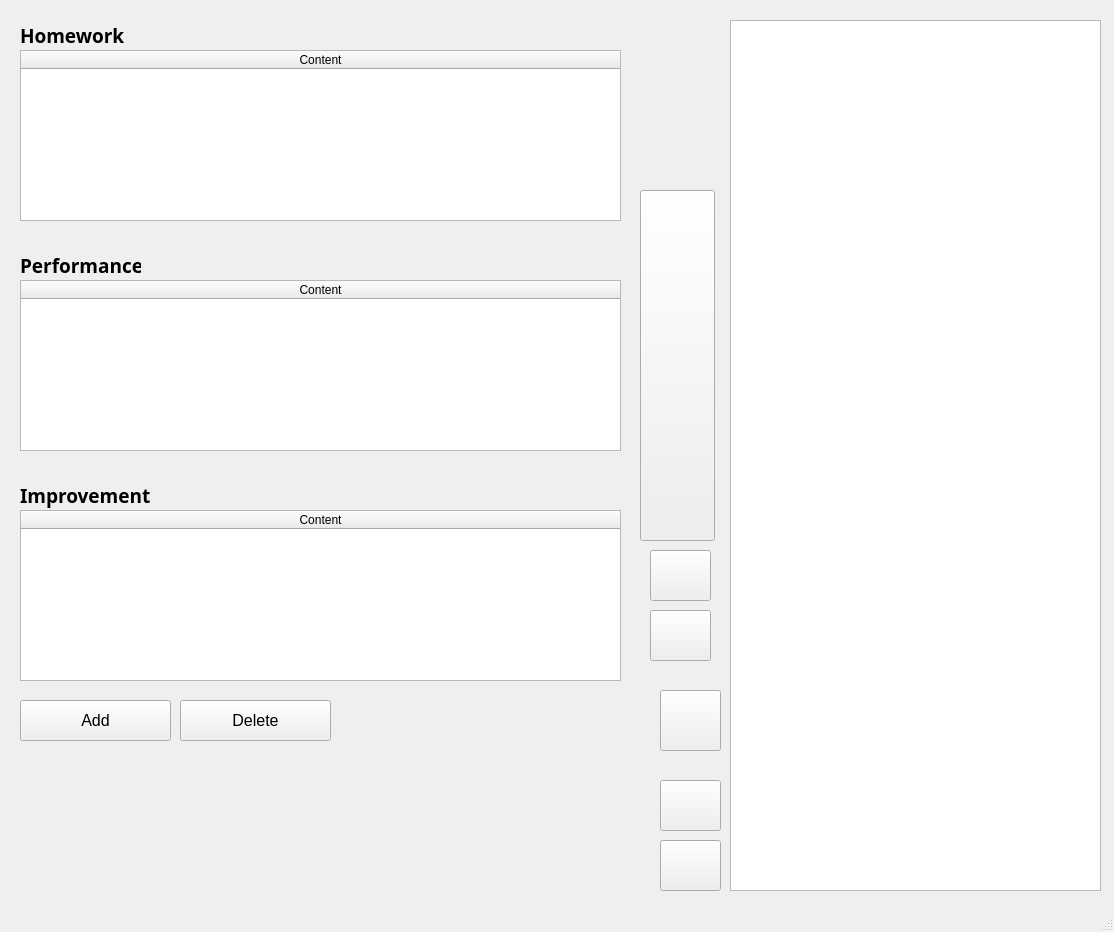
<?xml version="1.0" encoding="UTF-8"?>
<ui version="4.0">
 <class>FeedbackAssistant</class>
 <widget class="QMainWindow" name="FeedbackAssistant">
  <property name="windowModality">
   <enum>Qt::NonModal</enum>
  </property>
  <property name="geometry">
   <rect>
    <x>0</x>
    <y>0</y>
    <width>1114</width>
    <height>932</height>
   </rect>
  </property>
  <property name="windowTitle">
   <string>FeedbackAssistant</string>
  </property>
  <property name="windowIcon">
   <iconset>
    <normalon>:/images/icon.png</normalon>
   </iconset>
  </property>
  <widget class="QWidget" name="centralwidget">
   <widget class="QTableWidget" name="table_hw">
    <property name="geometry">
     <rect>
      <x>20</x>
      <y>50</y>
      <width>601</width>
      <height>171</height>
     </rect>
    </property>
    <property name="sizeAdjustPolicy">
     <enum>QAbstractScrollArea::AdjustToContents</enum>
    </property>
    <property name="selectionMode">
     <enum>QAbstractItemView::ExtendedSelection</enum>
    </property>
    <property name="selectionBehavior">
     <enum>QAbstractItemView::SelectRows</enum>
    </property>
    <property name="textElideMode">
     <enum>Qt::ElideMiddle</enum>
    </property>
    <property name="wordWrap">
     <bool>false</bool>
    </property>
    <property name="columnCount">
     <number>1</number>
    </property>
    <attribute name="horizontalHeaderStretchLastSection">
     <bool>true</bool>
    </attribute>
    <attribute name="verticalHeaderCascadingSectionResizes">
     <bool>false</bool>
    </attribute>
    <attribute name="verticalHeaderHighlightSections">
     <bool>true</bool>
    </attribute>
    <column>
     <property name="text">
      <string>Content</string>
     </property>
    </column>
   </widget>
   <widget class="QTextBrowser" name="display">
    <property name="geometry">
     <rect>
      <x>730</x>
      <y>20</y>
      <width>371</width>
      <height>871</height>
     </rect>
    </property>
    <property name="undoRedoEnabled">
     <bool>true</bool>
    </property>
    <property name="readOnly">
     <bool>false</bool>
    </property>
   </widget>
   <widget class="QTableWidget" name="table_ipv">
    <property name="geometry">
     <rect>
      <x>20</x>
      <y>510</y>
      <width>601</width>
      <height>171</height>
     </rect>
    </property>
    <property name="midLineWidth">
     <number>0</number>
    </property>
    <property name="selectionBehavior">
     <enum>QAbstractItemView::SelectRows</enum>
    </property>
    <property name="textElideMode">
     <enum>Qt::ElideMiddle</enum>
    </property>
    <property name="columnCount">
     <number>1</number>
    </property>
    <attribute name="horizontalHeaderStretchLastSection">
     <bool>true</bool>
    </attribute>
    <attribute name="verticalHeaderCascadingSectionResizes">
     <bool>false</bool>
    </attribute>
    <column>
     <property name="text">
      <string>Content</string>
     </property>
    </column>
   </widget>
   <widget class="QTableWidget" name="table_pfm">
    <property name="geometry">
     <rect>
      <x>20</x>
      <y>280</y>
      <width>601</width>
      <height>171</height>
     </rect>
    </property>
    <property name="lineWidth">
     <number>1</number>
    </property>
    <property name="selectionBehavior">
     <enum>QAbstractItemView::SelectRows</enum>
    </property>
    <property name="textElideMode">
     <enum>Qt::ElideMiddle</enum>
    </property>
    <property name="columnCount">
     <number>1</number>
    </property>
    <attribute name="horizontalHeaderStretchLastSection">
     <bool>true</bool>
    </attribute>
    <attribute name="verticalHeaderVisible">
     <bool>true</bool>
    </attribute>
    <attribute name="verticalHeaderHighlightSections">
     <bool>true</bool>
    </attribute>
    <column>
     <property name="text">
      <string>Content</string>
     </property>
    </column>
   </widget>
   <widget class="QLabel" name="label_homework">
    <property name="geometry">
     <rect>
      <x>20</x>
      <y>20</y>
      <width>111</width>
      <height>31</height>
     </rect>
    </property>
    <property name="font">
     <font>
      <family>Aharoni</family>
      <pointsize>14</pointsize>
      <weight>75</weight>
      <bold>true</bold>
     </font>
    </property>
    <property name="text">
     <string>Homework</string>
    </property>
   </widget>
   <widget class="QLabel" name="label_performance">
    <property name="geometry">
     <rect>
      <x>20</x>
      <y>250</y>
      <width>121</width>
      <height>31</height>
     </rect>
    </property>
    <property name="font">
     <font>
      <family>Aharoni</family>
      <pointsize>14</pointsize>
      <weight>75</weight>
      <bold>true</bold>
     </font>
    </property>
    <property name="text">
     <string>Performance</string>
    </property>
   </widget>
   <widget class="QLabel" name="label_improvement">
    <property name="geometry">
     <rect>
      <x>20</x>
      <y>480</y>
      <width>131</width>
      <height>31</height>
     </rect>
    </property>
    <property name="font">
     <font>
      <family>Aharoni</family>
      <pointsize>14</pointsize>
      <weight>75</weight>
      <bold>true</bold>
     </font>
    </property>
    <property name="text">
     <string>Improvement</string>
    </property>
   </widget>
   <widget class="QPushButton" name="button_append">
    <property name="geometry">
     <rect>
      <x>640</x>
      <y>190</y>
      <width>75</width>
      <height>351</height>
     </rect>
    </property>
    <property name="font">
     <font>
      <family>Aharoni</family>
      <pointsize>14</pointsize>
      <weight>75</weight>
      <bold>true</bold>
     </font>
    </property>
    <property name="toolTip">
     <string>Append</string>
    </property>
    <property name="text">
     <string/>
    </property>
    <property name="icon">
     <iconset>
      <normalon>:/images/imageedit_13_8116585645.png</normalon>
     </iconset>
    </property>
    <property name="iconSize">
     <size>
      <width>70</width>
      <height>300</height>
     </size>
    </property>
    <property name="shortcut">
     <string>Alt+A</string>
    </property>
   </widget>
   <widget class="QPushButton" name="button_delete">
    <property name="geometry">
     <rect>
      <x>180</x>
      <y>700</y>
      <width>151</width>
      <height>41</height>
     </rect>
    </property>
    <property name="font">
     <font>
      <family>Arial</family>
      <pointsize>12</pointsize>
     </font>
    </property>
    <property name="toolTip">
     <string>Delete a feedback</string>
    </property>
    <property name="text">
     <string>Delete</string>
    </property>
   </widget>
   <widget class="QPushButton" name="button_redo">
    <property name="geometry">
     <rect>
      <x>660</x>
      <y>840</y>
      <width>61</width>
      <height>51</height>
     </rect>
    </property>
    <property name="font">
     <font>
      <family>Aharoni</family>
      <pointsize>12</pointsize>
      <weight>75</weight>
      <bold>true</bold>
     </font>
    </property>
    <property name="toolTip">
     <string>Redo</string>
    </property>
    <property name="text">
     <string/>
    </property>
    <property name="icon">
     <iconset>
      <normalon>:/images/Redo-icon.png</normalon>
     </iconset>
    </property>
    <property name="iconSize">
     <size>
      <width>31</width>
      <height>31</height>
     </size>
    </property>
   </widget>
   <widget class="QPushButton" name="button_undo">
    <property name="geometry">
     <rect>
      <x>660</x>
      <y>780</y>
      <width>61</width>
      <height>51</height>
     </rect>
    </property>
    <property name="font">
     <font>
      <family>Aharoni</family>
      <pointsize>12</pointsize>
      <weight>75</weight>
      <bold>true</bold>
     </font>
    </property>
    <property name="toolTip">
     <string>Undo</string>
    </property>
    <property name="text">
     <string/>
    </property>
    <property name="icon">
     <iconset>
      <normalon>:/images/Undo.png</normalon>
     </iconset>
    </property>
    <property name="iconSize">
     <size>
      <width>31</width>
      <height>31</height>
     </size>
    </property>
   </widget>
   <widget class="QPushButton" name="button_add">
    <property name="geometry">
     <rect>
      <x>20</x>
      <y>700</y>
      <width>151</width>
      <height>41</height>
     </rect>
    </property>
    <property name="font">
     <font>
      <family>Arial</family>
      <pointsize>12</pointsize>
     </font>
    </property>
    <property name="toolTip">
     <string>Add a feedback</string>
    </property>
    <property name="text">
     <string>Add</string>
    </property>
   </widget>
   <widget class="QPushButton" name="button_copy">
    <property name="geometry">
     <rect>
      <x>660</x>
      <y>690</y>
      <width>61</width>
      <height>61</height>
     </rect>
    </property>
    <property name="toolTip">
     <string>Copy to clipboard</string>
    </property>
    <property name="toolTipDuration">
     <number>-1</number>
    </property>
    <property name="statusTip">
     <string/>
    </property>
    <property name="whatsThis">
     <string/>
    </property>
    <property name="text">
     <string/>
    </property>
    <property name="icon">
     <iconset>
      <normalon>:/images/copy2.png</normalon>
     </iconset>
    </property>
    <property name="iconSize">
     <size>
      <width>41</width>
      <height>41</height>
     </size>
    </property>
   </widget>
   <widget class="QLabel" name="label_copy">
    <property name="geometry">
     <rect>
      <x>660</x>
      <y>750</y>
      <width>61</width>
      <height>20</height>
     </rect>
    </property>
    <property name="font">
     <font>
      <family>Arial</family>
      <pointsize>10</pointsize>
     </font>
    </property>
    <property name="text">
     <string/>
    </property>
    <property name="alignment">
     <set>Qt::AlignCenter</set>
    </property>
   </widget>
   <widget class="QLabel" name="label">
    <property name="geometry">
     <rect>
      <x>20</x>
      <y>800</y>
      <width>71</width>
      <height>71</height>
     </rect>
    </property>
    <property name="text">
     <string/>
    </property>
    <property name="pixmap">
     <pixmap resource="../../../images/assistant.qrc">:/images/icon.png</pixmap>
    </property>
    <property name="scaledContents">
     <bool>true</bool>
    </property>
   </widget>
   <widget class="QPushButton" name="button_append_redo">
    <property name="geometry">
     <rect>
      <x>650</x>
      <y>610</y>
      <width>61</width>
      <height>51</height>
     </rect>
    </property>
    <property name="font">
     <font>
      <family>Aharoni</family>
      <pointsize>12</pointsize>
      <weight>75</weight>
      <bold>true</bold>
     </font>
    </property>
    <property name="toolTip">
     <string>Undo</string>
    </property>
    <property name="text">
     <string/>
    </property>
    <property name="icon">
     <iconset>
      <normalon>:/images/1206569942771180767pitr_green_double_arrows_set_1.svg.hi.png</normalon>
     </iconset>
    </property>
    <property name="iconSize">
     <size>
      <width>35</width>
      <height>35</height>
     </size>
    </property>
   </widget>
   <widget class="QPushButton" name="button_append_undo">
    <property name="geometry">
     <rect>
      <x>650</x>
      <y>550</y>
      <width>61</width>
      <height>51</height>
     </rect>
    </property>
    <property name="font">
     <font>
      <family>Aharoni</family>
      <pointsize>12</pointsize>
      <weight>75</weight>
      <bold>true</bold>
     </font>
    </property>
    <property name="toolTip">
     <string>Undo</string>
    </property>
    <property name="text">
     <string/>
    </property>
    <property name="icon">
     <iconset>
      <normalon>:/images/1206569967984704715pitr_green_double_arrows_set_4.svg.hi.png</normalon>
     </iconset>
    </property>
    <property name="iconSize">
     <size>
      <width>35</width>
      <height>35</height>
     </size>
    </property>
   </widget>
  </widget>
  <widget class="QStatusBar" name="statusbar">
   <property name="accessibleName">
    <string/>
   </property>
  </widget>
 </widget>
 <resources>
  <include location="../../../images/assistant.qrc"/>
 </resources>
 <connections/>
</ui>
